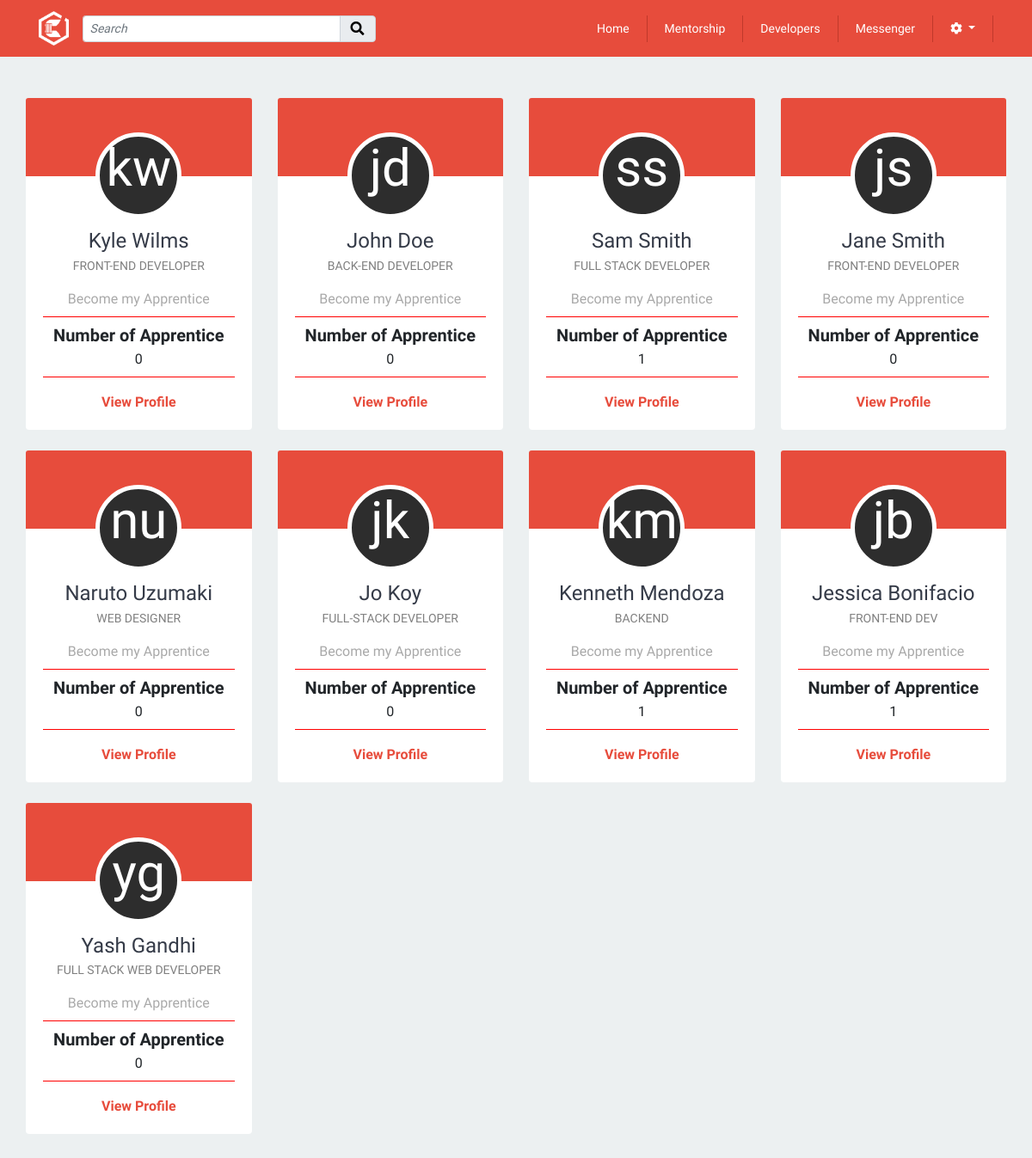
Page /includes/mentorship/mentorship.php (signed in) on the committed database.
### tables this page shows
CREATE TABLE `profiles` (
  `id` int(11) NOT NULL,
  `fname` varchar(255) NOT NULL,
  `lname` varchar(255) NOT NULL,
  `email` varchar(255) NOT NULL,
  `contact` varchar(255) NOT NULL,
  `image` longtext,
  `location` varchar(255) DEFAULT NULL,
  `position` varchar(255) DEFAULT NULL,
  `portfolio_url` varchar(255) DEFAULT NULL,
  `mentorship_status` tinyint(1) DEFAULT NULL,
  `user_id` int(11) NOT NULL
);

### models/mentorship/mentors.php (called while the page is built, shortened)
<?php
class Mentors{
    public function listAllMentor($db){
        $query = "SELECT * FROM profiles WHERE mentorship_status = 1";
        $pdost = $db->prepare($query);
        $pdost->execute();
        $mentors = $pdost->fetchAll(PDO::FETCH_OBJ);
        return $mentors;
    }
    public function listMentorApprentice($db){
        $query = "SELECT * FROM mentors where status = 'approved'";
        $pdost = $db->prepare($query);
        $pdost->execute();
        $mentors = $pdost->fetchAll(PDO::FETCH_OBJ);
        return $mentors;
    }
}

### includes/mentorship/list-mentors.php (the view, shortened to what this page needs)
<?php
require_once '../../models/database.php';
require_once '../../models/mentorship/mentors.php';
$dbcon = Database::getDb();
$mentors = new Mentors();
$mentors = $mentors->listAllMentor($dbcon);
$dbcon = Database::getDb();
$num_apprentice = new Mentors();
$num_apprentice  = $num_apprentice ->listMentorApprentice($dbcon);
$id = array();
foreach($mentors as $mentor){
    $fullName = ucfirst($mentor->fname) .' '. ucfirst($mentor->lname);
    $fName = $mentor->fname;
	$lName = $mentor->lname;
	$firstChar = mb_substr($fName, 0, 1, "UTF-8");
    $secChar = mb_substr($lName, 0, 1, "UTF-8");
    foreach($num_apprentice as $row){
        if($mentor->id === $row->mentor){
            @$id[$mentor->id] += 1;
        }
    }
    $count = 0;
    if(isset($id[$mentor->id])){
        $count = $id[$mentor->id];
    }
    echo
    '<div class="col-md-3 mt-4">
        <div class="card text-center">
            <div class="card-header main-left-sidebar-header">
                <div class="dev-profile-contatiner" style="margin:0 auto;top:30px;">
                    <div class="profile-avatar-circle">
                        <span class="profile-initials">'.$firstChar.$secChar.'</span>
                    </div>
                </div>
            </div>
            <div class="card-body text-center">
                <a href="../developers/profile.php?id='.$mentor->id.'"><h4>'.ucfirst($mentor->fname). ' '. ucfirst($mentor->lname).'</h4></a>
                <p class="mt-n1 mb-3 mentor-title">'.$mentor->position.'</p>
                <a onclick="mentor_id('.$mentor->id.');mentor_name(\'' .$fullName. '\'); apprentice_id('.$_SESSION['spId'].'); apprentice_fname(\''.$_SESSION['sfname'].'\'); apprentice_lname(\''.$_SESSION['slname'].'\');" ref="javascript:void(0)"><p class="mb-2 mentor-gray" data-toggle="modal" data-target="#apprentice" data-test="test">Become my Apprentice</p></a>
                <hr>
                <h6 class="mentor-num mb-1">Number of Apprentice</h6>
                <span>'.$count.'</span>
                <hr>
                <p class="mt-3"><a href="../developers/profile.php?id='.$mentor->id.'" class="mentor-profile">View Profile</a></p>
            </div>
        </div>
    </div>
    ';
}

### css/style.css (style rules this page uses)
body { font-family: 'Muli', sans-serif; background: #ecf0f1; }
hr { display: block; height: 1px; border: 0; border-top: 1px solid red; margin: 0.5em 0; padding: 0; }
a { text-decoration: none; color: #353b48; }
p { margin: 0; padding: 0; }
.card { border: none !Important; }
.card-body { padding-top: 0 !important; }
.mentor-title { font-size: 13px; }
.mentor-title { font-size: 14px; color: gray; text-transform: uppercase; }
.mentor-gray { color: darkgray; }
.mentor-num { font-size: 20px; font-weight: bold; }
.mentor-profile { font-weight: bold; color: #E74C3C; }
span { margin: 0; }
.main-left-sidebar-header { padding-top: 40px; background: linear-gradient(to bottom, #E74C3C 60%, #FFFFFF 40%); border: none; }
.profile-avatar-circle { margin: 0 auto; width: 100px; height: 100px; background-color: #2d2d2d; border: 5px solid #fff; text-align: center; border-radius: 50%; -webkit-border-radius: 50%; -moz-border-radius: 50%; }
.profile-initials { position: relative; top: 22px; font-size: 60px; line-height: 30px; color: #fff; text-transform: lowercase; }
::placeholder { color: grey; font-style: italic; }

### rows in the picture
profiles: fname "k", lname "w", fname "Kyle", lname "Wilms", position "FRONT-END DEVELOPER", count "0"
profiles: fname "j", lname "d", fname "John", lname "Doe", position "BACK-END DEVELOPER", count "0"
profiles: fname "s", lname "s", fname "Sam", lname "Smith", position "FULL STACK DEVELOPER", id "1"
profiles: fname "j", lname "s", fname "Jane", lname "Smith", position "FRONT-END DEVELOPER", count "0"
profiles: fname "n", lname "u", fname "Naruto", lname "Uzumaki", position "WEB DESIGNER", count "0"
profiles: fname "j", lname "k", fname "Jo", lname "Koy", position "FULL-STACK DEVELOPER", count "0"
profiles: fname "k", lname "m", fname "Kenneth", lname "Mendoza", position "BACKEND", id "1"
profiles: fname "j", lname "b", fname "Jessica", lname "Bonifacio", position "FRONT-END DEV", id "1"
profiles: fname "y", lname "g", fname "Yash", lname "Gandhi", position "FULL STACK WEB DEVELOPER", count "0"
